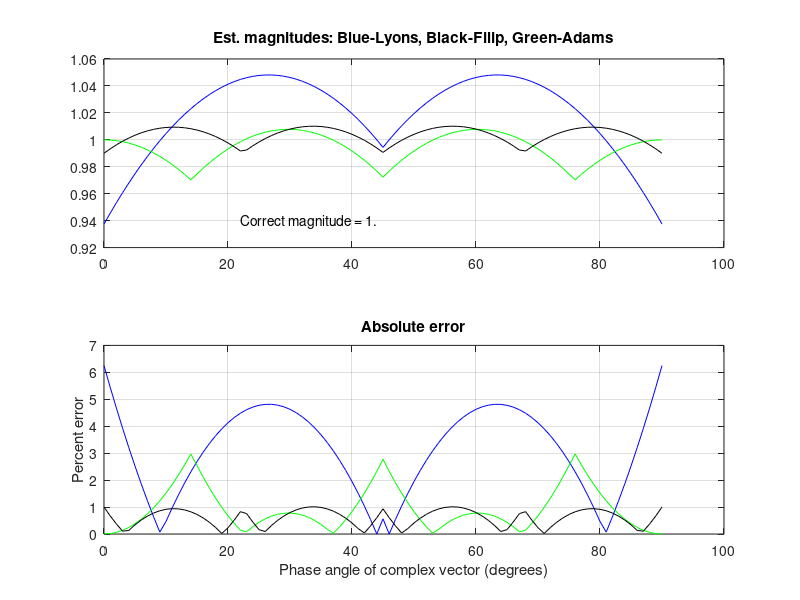

The MATLAB script that drew this image:

%  filename:  MagEstimation.m
%
%  MATLAB code in conjunction with:
% 
%     M. Allie and R. Lyons, "A Root of Less Evil", IEEE Signal 
%     Processing Magazine, DSP Tips & Tricks column, Vol. 22,
%     No. 2, March 2005. 
%
%  Compares the performance of three "magnitude estimation algorithms:
%
%  1) Lyons' "15*Max/16 + 15*Min/32"
%     square root algo ("Understanding Digital Signal
%     Processing, 2nd Edition", pp. 482)
%
%  2) algo from: "Linear Approx to Sqrt(x^2+y^2)"
%     article in IEEE Trans. on Audio and Electroacoustics,
%     December 1973, by Filip.  You have hardcopy of this article.
%
%  3) the "Value Set 4" algo from: W. Adams, and J. Brady,  
%    "Magnitude Approximations for Microprocessor Implementation", 
%    IEEE Micro, pp. 27-31, Oct. 1983.  You have hardcopy 
%    of this article.
%
%   Copyright: Richard Lyons, August 2004.  
%   Use this code for whatever you wish, but please leave
%   these comment lines unchanged.

clear

for K = 1:91
   Phase(K) = K-1; % Phase angles in degrees (0 -to- 90 degrees)

   I = cos(Phase(K)*pi/180); % Real part
   Q = sin(Phase(K)*pi/180); % Imag part
   
   MaxIQ = max(abs(I),abs(Q)); % Get max and min of I & Q
   MinIQ = min(abs(I),abs(Q));
   
   PhaseRotated(K) = atan2(MinIQ,MaxIQ)*180/pi;
   Ratio(K) = MinIQ/MaxIQ;
   
   LyonsEstimate(K) = 15*(MaxIQ + MinIQ/2)/16; % Lyons
    %LyonsEstimate(K) = 31*MaxIQ/32 + 3*MinIQ/8; % Blankenship
    %LyonsEstimate(K) = MaxIQ + 0.5*MinIQ; % Robertson
    %LyonsEstimate(K) = MaxIQ + 0.25*MinIQ; 
    
    %if PhaseRotated(K) <= 22.5
   if Ratio(K) <= 1/4 
      AdamsEstimate(K) = MaxIQ + 0.0*MinIQ; % Here's the algorithm
   else
      AdamsEstimate(K) = (7/8)*MaxIQ + (1/2)*MinIQ; % Here's the algorithm
   end
   if Ratio(K) <= sqrt(2)-1 
      FilipEstimate(K) = 0.99*MaxIQ + 0.197*MinIQ; % Here's the algorithm
   else
      FilipEstimate(K) = 0.84*MaxIQ + 0.561*MinIQ; % Here's the algorithm
   end
   ErrorLyons(K) = 100*abs(LyonsEstimate(K)-1); % Absolute error
   ErrorAdams(K) = 100*abs(AdamsEstimate(K)-1); % Absolute error
   ErrorFilip(K) = 100*abs(FilipEstimate(K)-1); % Absolute error
   
end

figure(1)

%   ************* Plot results  *****************
subplot(2,1,1), plot(Phase,LyonsEstimate,'b'), grid on, zoom on
title('Est. magnitudes: Blue-Lyons, Black-Filip, Green-Adams')

hold on
plot(Phase,AdamsEstimate,'g'), grid on, zoom on
plot(Phase,FilipEstimate,'k'), grid on, zoom on
hold off
text(22, 0.94, 'Correct magnitude = 1.')

subplot(2,1,2)
plot(Phase,ErrorLyons,'b'), grid on, zoom on
hold on
plot(Phase,ErrorAdams,'g'), grid on, zoom on
plot(Phase,ErrorFilip,'k'), grid on, zoom on
hold off
title('Absolute error')
xlabel('Phase angle of complex vector (degrees)')
ylabel('Percent error')

disp(' '), disp(' ')
disp('Max Abs percent error'), disp('     Lyons     Filip    Adams')
[max(ErrorLyons), max(ErrorFilip), max(ErrorAdams)]
disp('Average Abs percent error'), disp('     Lyons     Filip     Adams')
[mean(ErrorLyons), mean(ErrorFilip), mean(ErrorAdams)]
disp('Stand. deviation of percent error'), disp('     Lyons     Filip     Adams')
[std(ErrorLyons), std(ErrorFilip), std(ErrorAdams)]
disp('Variance of percent error'), disp('     Lyons     Filip     Adams')
[std(ErrorLyons)^2, std(ErrorFilip)^2, std(ErrorAdams)^2]

